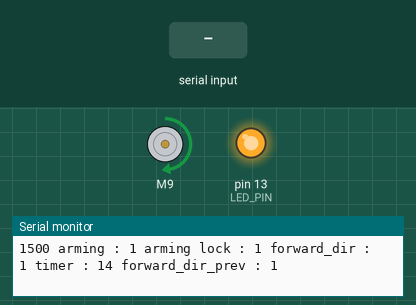
A sketch run on a simulated Arduino Uno, built with avr-gcc and run on an emulated ATmega328P. Shown: DC motor (green arrow = forward, orange = backward, longer = faster), output pins drawn as LEDs (lit = HIGH), the last lines printed to the serial monitor. Inputs (shaded band) come from the test bench.

Above: at 6.2 s.
6.3 s: "90,45\n" received over Serial
At 8.9 s:
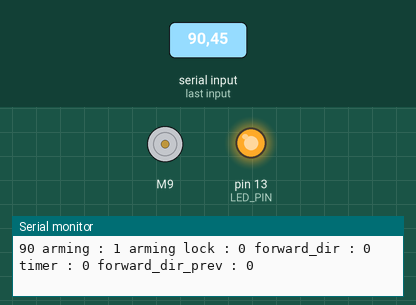
9.3 s: "0\n" received over Serial
Timing chart, 0 to 12.3 s (numbered marks = the images above; inputs shaded):
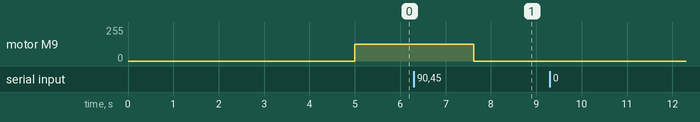

Measured:
- after the input at 6.3 s, motor M9: forward 127/255 → stopped after 1.3 s

The sketch:

basic.ino
```cpp
#include "ESC.h"
#define LED_PIN (13)                    // Pin for the LED
#define POT_PIN (A0)                    // Analog pin used to connect the potentiometer

ESC myESC (9, 1000, 2000, 1500);         // ESC_Name (PIN, Minimum Value, Maximum Value, Arm Value)

int val = 1500;                                // variable to read the value from the analog pin
int val_buffer = 1500;
bool forward_dir;
bool forward_dir_prev;
int arming = 1;
int arming_lock = 0;
int arming_interval = 30;
int time_now;
String readString;
int i;
void setup() {
  Serial.begin(9600);
  pinMode(LED_PIN, OUTPUT);             // LED Visual Output
  myESC.arm();                          // Send the Arm value
  digitalWrite(LED_PIN, HIGH);          // LED High Once Armed
  delay(5000);                          // Wait for a while
}

void loop() {
   while (Serial.available()) {
    char c = Serial.read();  //gets one byte from serial buffer
    readString += c; //makes the string readString
    delay(2);  //slow looping to allow buffer to fill with next character
  }

    if (readString.length() >0) {
   // Serial.println(readString);  //so you can see the captured string
    val_buffer = readString.toInt();  //convert readString into a number
    }

 readString=""; //empty for next input

  if (val_buffer >= 1500) {
    forward_dir = HIGH;
  }
  if (val_buffer < 1500){
    forward_dir = LOW;
  }
  //arming

   if(arming == 0 || arming_lock == 1){
        arming_lock = 1;
        val = 1500;
        i++;
    if(i > arming_interval){
        time_now += arming_interval;
        arming_lock = 0;
        i = 0;
    }

   }
  else {
  arming = 1;
  val = val_buffer;

 }


  // scale it to use it with the ESC (value between 1000 and 2000)
  myESC.speed(val);                     // sets the ESC speed according to the scaled value
  Serial.print(val);
  Serial.print(" arming : ");
  Serial.print(arming);
  Serial.print(" arming lock : ");
  Serial.print(arming_lock);
  Serial.print(" forward_dir : ");
  Serial.print(forward_dir);

  Serial.print(" timer : ");
  Serial.print(i);
   Serial.print(" forward_dir_prev : ");
  Serial.println(forward_dir_prev);


 if (forward_dir != forward_dir_prev){
  arming = 0;
 }  else {
  arming = 1;
 }


 forward_dir_prev = forward_dir;
}
```
